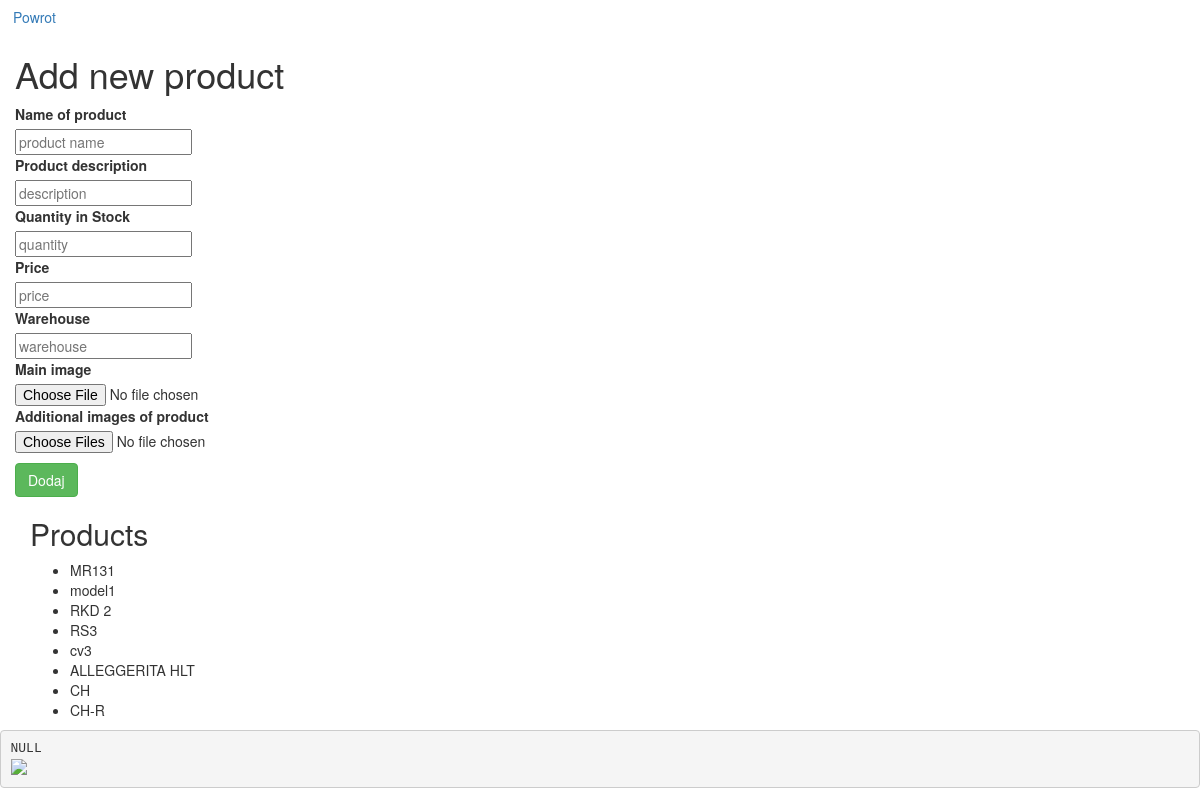
/ad/add_product.php, run on the app's committed database.
### tables this page shows
CREATE TABLE `products` (
  `productCode` int(15) NOT NULL,
  `brand_id` int(30) NOT NULL,
  `productName` varchar(70) NOT NULL,
  `productDescription` text NOT NULL,
  `quantityInStock` smallint(6) NOT NULL,
  `buyPrice` decimal(10,2) NOT NULL,
  `warehouseCode` varchar(50) NOT NULL,
  `main_img` mediumtext,
  `its_recommended` tinyint(1) NOT NULL,
  `diameter` int(10) NOT NULL
);

### ad/add_product.php (the view, shortened to what this page needs)
<!DOCTYPE html>
<html lang="en">
<head>
    <link rel="stylesheet" href="../assets/css/bootstrap.min.css">
</head>
<body>
	<a class="btn" href="index.php">Powrot</a>
    <div class="container">
		<div class="row">
			<h1>Add new product</h1>
		</div>
		<form class="row" action="add_product.php" method="post" enctype="multipart/form-data">
			<label>Name of product</label><br />
			<input name="productName" type="text" placeholder="product name"><br />
			<label>Product description</label><br />
			<input name="productDescription" type="text" placeholder="description"><br />
			<label>Quantity in Stock</label><br />
			<input name="quantityInStock" type="text" placeholder="quantity"><br />
			<label>Price</label><br />
			<input name="buyPrice" type="text" placeholder="price"><br />
			<label>Warehouse</label><br />
			<input name="warehouseCode" type="text" placeholder="warehouse"><br />
			<label >Main image</label>
			<input type="file" name="main_img">
			<p>
			<label for="">Additional images of product</label><br>
			<input type="file" name="add_imgs" multiple>
			</p>
			<button type="submit" class="btn btn-success">Dodaj</button>
		</form>
		<h2>Products</h2>
		<ul>
			<?php
				$pdo = Database::connect();
				$sql = 'SELECT * FROM products';
				foreach($pdo->query($sql) as $row){
					echo "<li>".$row['productName']."</li>";
				}
			?>
		</ul>
    </div>
  </body>
</html>
<?php
	echo "<pre>";
	var_dump($_FILES['add_imgs']);
	echo "<img class='smallimg' src='../assets/img/products/".$_FILES['main_img']['name']."'>";
	echo "</pre>";
 ?>

### data on the page
products: productName "MR131"
products: productName "model1"
products: productName "RKD 2"
products: productName "RS3"
products: productName "cv3"
products: productName "ALLEGGERITA HLT"
products: productName "CH"
products: productName "CH-R"
